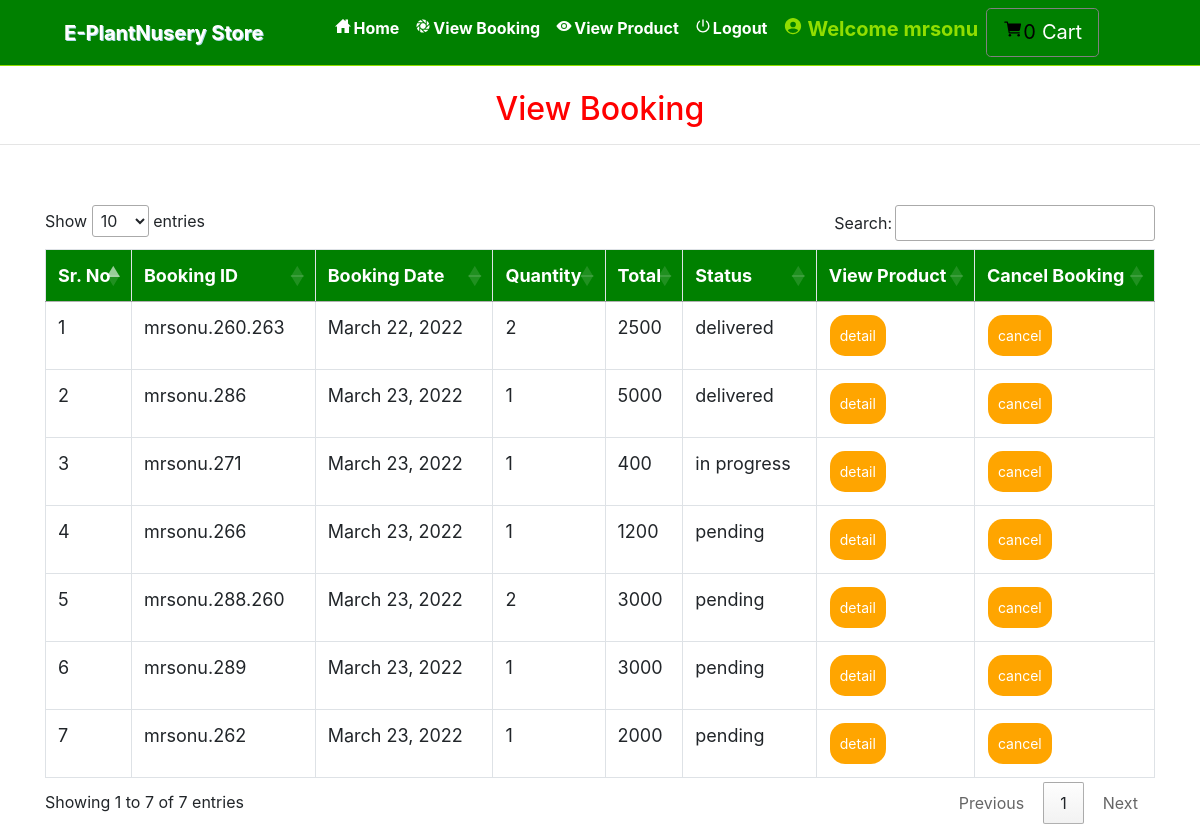
The page /view_booking (signed in) on the database its author committed.
### grocery/models.py (models this page shows, shortened)
class Booking(models.Model):
    status = models.ForeignKey(Status, on_delete=models.CASCADE, null=True)
    profile = models.ForeignKey(Profile, on_delete=models.CASCADE, null=True)
    booking_id = models.CharField(max_length=200,null=True)
    quantity = models.CharField(max_length=100,null=True)
    book_date = models.CharField(max_length=30, null=True)
    total = models.IntegerField(null=True)

class Status(models.Model):
    name = models.CharField(max_length=20, null=True)

### grocery/views.py (the view)
# urls.py: path('view_booking', View_Booking, name='view_booking'),
def View_Booking(request):
    if not request.user.is_authenticated:
        return redirect('login')
    user = User.objects.get(id=request.user.id)
    profile = Profile.objects.get(user=user)
    cart = Cart.objects.filter(profile=profile)
    book = Booking.objects.filter(profile=profile)
    num1=0
    for i in cart:
        num1 += 1
    d = {'book': book,'num1':num1}
    return render(request, 'view_booking.html', d)

### grocery/templates/view_booking.html (shortened to what this page needs)
{% extends 'navigation.html' %}
{% block body %}
<center><h2 style="color:red;margin-top:2%">View Booking</h2></center><hr>
 <div class="container">
<table class="table table-bordered" id="myTable">
  <thead>
  <tr>
    <th>Sr. No</th>
    <th>Booking ID</th>
    <th>Booking Date</th>
      <th>Quantity</th>
      <th>Total</th>
      <th>Status</th>
    <th>View Product</th>
    <th>Cancel Booking</th>
  </tr>
  </thead>
   <tbody>
{% for i in book %}
  <tr>
      <td>{{forloop.counter}}</td>
    <td>{{i.booking_id}}</td>
    <td>{{i.book_date}}</td>
      <td>{{i.quantity}}</td>
      <td>{{i.total}}</td>
      <td>{{i.status.name}}</td>
      <td><a href="{% url 'booking_detail' i.booking_id i.id %}"><button class="button button1">detail</button></a></td>
      <td><a href="{% url 'delete_booking' i.booking_id i.id %}" onclick="return confirm('Are you sure?')"><button class="button button1" id="#delete">cancel</button></a></td>
  </tr>
   {% endfor %}
    </tbody>
</table>
 </div>
{% endblock %}

### grocery/templates/navigation.html (shortened to what this page needs)
<!DOCTYPE html>
<html lang="en">
<head>
    {% load static %}
     <link rel="stylesheet" href="https://maxcdn.bootstrapcdn.com/bootstrap/4.0.0/css/bootstrap.min.css">
  <link rel = stylesheet href = "//cdn.datatables.net/1.10.19/css/jquery.dataTables.min.css">
<link rel="stylesheet" href="https://cdnjs.cloudflare.com/ajax/libs/font-awesome/4.7.0/css/font-awesome.min.css">
</head>
<body style="background-color:white">
<nav class="navbar navbar-expand-sm" style = "background-color : Green ; border-bottom:1px solid #91DE00">
  <a class="navbar-brand pl-5" href="#" style="color:white ; font-weight : bold">E-PlantNusery Store</a>
 <div class="collapse navbar-collapse" id="collapsibleNavbar">
  <ul class="navbar-nav pl-5 text-center">
    {% if request.user.username %}
    {% if not request.user.is_staff %}
    <li class="nav-item">
      <a class="nav-link" href="{% url 'home' %}" style="color:white"><ion-icon style="margin-right:2px" name="home-sharp"></ion-icon>Home</a>
    </li>
    <li class="nav-item">
      <a class="nav-link" href="{% url 'view_booking' %}" style="color:white"><ion-icon style="margin-right:2px" name="aperture"></ion-icon>View Booking</a>
    </li>
    <li class="nav-item">
      <a class="nav-link" href="{% url 'view_product' 0 %}" style="color:white"><ion-icon style="margin-right:2px" name="eye"></ion-icon>View Product</a>
    </li>
    <li class="nav-item">
      <a class="nav-link" href="{% url 'logout' %}" style="color:white"><ion-icon style="margin-right:2px" name="power-sharp"></ion-icon>Logout</a>
    </li>
    {% endif %}
    {% endif %}
    {% if request.user.is_authenticated %}
    {% if not request.user.is_staff %}
    <li class="nav-item">
      <a href="{% url 'profile' %}">
        <h5  class="nav-link" style="color:#91DE00"><ion-icon style="margin-right:4px;color:#91DE00" name="person-circle-sharp"></ion-icon>Welcome {{request.user.username}}</h5>
      </a></li>
    {% else %}
    <li class="nav-item">
      <h5  class="nav-link" style="color:#91DE00"><ion-icon style="margin-right:4px;color:#91DE00" name="person-circle-sharp"></ion-icon>Welcome {{request.user.username}}</h5>
    </li>
    {% endif %}
    {% endif %}
    {% if not request.user.is_staff %}
    {% if request.user.username %}
      <a href="{% url 'cart' %}" style="border:1px solid gray" class="btn btn-default btn-lg text-dark text-capitalize">
        <ion-icon style="color:black;margin-top:2%" name="cart"></ion-icon><span style="color:black">{{num1}}</span><span style="margin-left:6px;margin-top:2%;color:white">Cart</span></a></center>
   {% endif %}
    {% endif %}
  </ul>
</nav>
{% block body %}
{% endblock %}

### grocery/templates/navigation.html (style rules this page uses)
* { box-sizing: border-box; }
#myTable { border-collapse: collapse; width: 100%; border: 1px solid #ddd; font-size: 18px; }
#myTable th { text-align: left; padding: 12px; background-color: green; color: white; }
#myTable td { text-align: left; padding: 12px; background-color: white; }
#myTable tr { border-bottom: 1px solid #ddd; }
.button { background-color: orange; border: none; color: white; padding: 10px; text-align: center; text-decoration: none; display: inline-block; font-size: 14px; margin: 1px 1px; cursor: pointer; }
.button1 { border-radius: 15px; }
.nav-link { font-weight:bold; }
.navbar-brand { text-shadow: 1px 1px lightblue; }

### rows shown on the page
Booking: booking_id "mrsonu.260.263", book_date "March 22, 2022", quantity "2", total "2500", status.name "delivered"
Booking: booking_id "mrsonu.286", book_date "March 23, 2022", quantity "1", total "5000", status.name "delivered"
Booking: booking_id "mrsonu.271", book_date "March 23, 2022", quantity "1", total "400", status.name "in progress"
Booking: booking_id "mrsonu.266", book_date "March 23, 2022", quantity "1", total "1200", status.name "pending"
Booking: booking_id "mrsonu.288.260", book_date "March 23, 2022", quantity "2", total "3000", status.name "pending"
Booking: booking_id "mrsonu.289", book_date "March 23, 2022", quantity "1", total "3000", status.name "pending"
Booking: booking_id "mrsonu.262", book_date "March 23, 2022", quantity "1", total "2000", status.name "pending"

### other values the page prints
{{ request.user.username }} "mrsonu"
{{ num1 }} "0"
